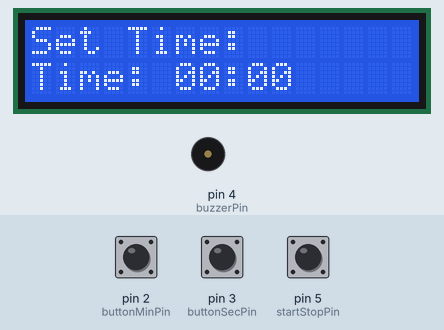
Bench run of a sketch on a simulated Arduino Uno, built with avr-gcc and run on an emulated ATmega328P. On the bench: 16×2 character LCD, buzzer (waves = sounding, pin HIGH). Inputs (shaded band) come from the test bench; at power-on: pin 5 (startStopPin) HIGH, pin 2 (buttonMinPin) HIGH, pin 3 (buttonSecPin) HIGH.

Above: at 1.2 s.
1.3 s: pin 5 (startStopPin) pulled LOW for 0.15 s
At 1.51 s:
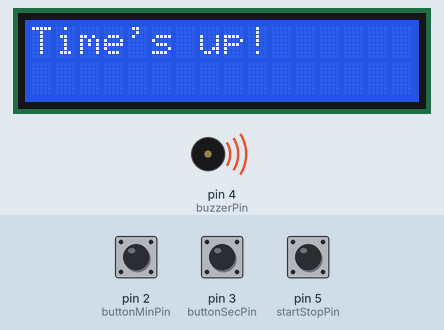
3.2 s: pin 5 (startStopPin) pulled LOW for 3.2 s
At 7.2 s:
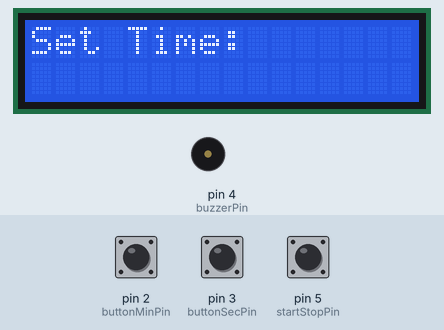
8.9 s: pin 2 (buttonMinPin) pulled LOW for 3.2 s
At 12.7 s:
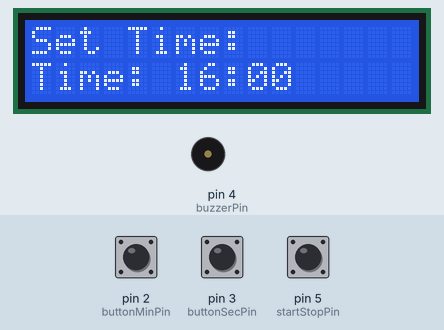
13.6 s: pin 3 (buttonSecPin) pulled LOW for 0.15 s
At 15.0 s:
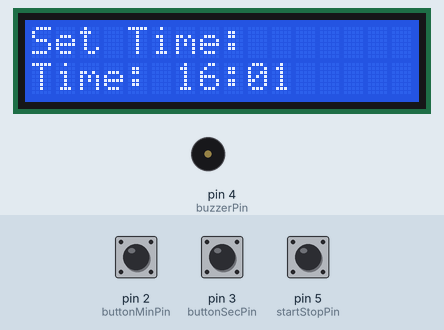
15.3 s: pin 2 (buttonMinPin) pulled LOW for 0.15 s
At 16.5 s:
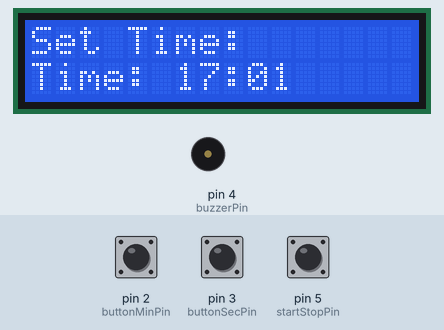
17.0 s: pin 3 (buttonSecPin) pulled LOW for 1 s
At 18.8 s:
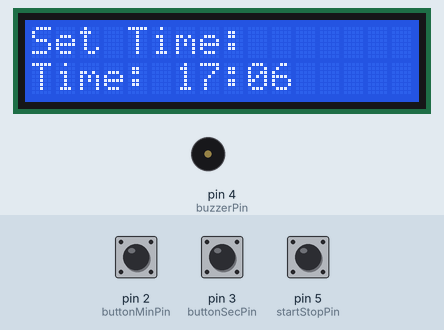
Timing chart, 0 to 20.3 s (numbered marks = the images above; inputs shaded):
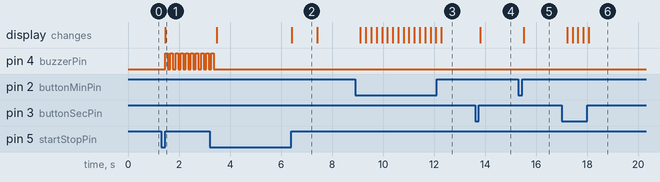

Measured:
- after the input at 1.3 s, pin 4 (buzzerPin): alternates HIGH for 0.10 s and LOW for 0.10 s, starting after 0.16 s; the display: changes after 0.16 s (image 1)
- after the input at 3.2 s, pin 4 (buzzerPin): goes on until 3.4 s, then stays LOW; the display: first changes after 0.28 s (image 2 shows a later state)
- after the input at 8.9 s, the display: first changes after 0.21 s (image 3 shows a later state)
- after the input at 13.6 s, the display: changes after 0.21 s (image 4)
- after the input at 15.3 s, the display: changes after 0.21 s (image 5)
- after the input at 17.0 s, the display: first changes after 0.21 s (image 6 shows a later state)
- what the display in image 2 shows lasts 1.0 s, from 6.4 s to 7.4 s

The sketch:

Timer_May11_25.ino
```cpp
#include <Wire.h>
#include <LiquidCrystal_I2C.h>

// Pin definitions
const int buttonMinPin = 2;    // Minute button
const int buttonSecPin = 3;    // Second button
const int startStopPin = 5;    // Start/Stop button
const int buzzerPin = 4;       // Active buzzer

// Timer variables
int minutes = 0;
int seconds = 0;
bool countdownStarted = false;
unsigned long lastUpdate = 0;
unsigned long buttonPressTime = 0;
bool buttonHeld = false;

// LCD setup
LiquidCrystal_I2C lcd(0x27, 16, 2);  // Address 0x27 for 16x2 LCD

void setup() {
  lcd.init();
  lcd.backlight();

  pinMode(buttonMinPin, INPUT_PULLUP);
  pinMode(buttonSecPin, INPUT_PULLUP);
  pinMode(startStopPin, INPUT_PULLUP);
  pinMode(buzzerPin, OUTPUT);

  lcd.setCursor(0, 0);
  lcd.print("Set Time:");
  updateDisplay();
}

void loop() {
  // Handle startStop button with long press detection
if (digitalRead(startStopPin) == LOW && !buttonHeld) {
  buttonPressTime = millis();
  buttonHeld = true;
}

if (digitalRead(startStopPin) == HIGH && buttonHeld) {
  unsigned long heldDuration = millis() - buttonPressTime;
  buttonHeld = false;

  if (heldDuration >= 2000) {
    // Long press → Reset timer
    minutes = 0;
    seconds = 0;
    countdownStarted = false;
    lcd.clear();
    lcd.print("Set Time:");
    delay(1000);
    updateDisplay();
  } else {
    // Short press → Toggle start/stop
    countdownStarted = !countdownStarted;
    if (!countdownStarted) {
      lcd.clear();
      lcd.print("Timer Stopped");
      delay(1000);
      updateDisplay();
    }
  }
}


  // If the countdown is not started, set the time
  if (!countdownStarted) {
    if (digitalRead(buttonMinPin) == LOW) {
      delay(200);  // debounce delay
      minutes = (minutes + 1) % 100;  // Limit minutes to 99
      updateDisplay();
    }

    if (digitalRead(buttonSecPin) == LOW) {
      delay(200);  // debounce delay
      seconds = (seconds + 1) % 60;  // Limit seconds to 59
      updateDisplay();
    }
  }
  // Countdown logic
  else {
    if (millis() - lastUpdate >= 1000) {
      lastUpdate = millis();

      if (seconds == 0) {
        if (minutes == 0) {
          lcd.clear();
          lcd.print("Time's up!");
          buzzerBeep();
          countdownStarted = false;
          lcd.clear();
          lcd.print("Set Time:");
          updateDisplay();
          return;
        } else {
          minutes--;
          seconds = 59;
        }
      } else {
        seconds--;
      }
      updateDisplay();
    }
  }
}

// Function to update the LCD display
void updateDisplay() {
  lcd.setCursor(0, 1);
  lcd.print("Time: ");
  if (minutes < 10) lcd.print('0');
  lcd.print(minutes);
  lcd.print(":");
  if (seconds < 10) lcd.print('0');
  lcd.print(seconds);
}

void buzzerBeep() {
  bool startStopPinPressed = false;
  while (!startStopPinPressed) {
    if (digitalRead(startStopPin) == LOW) {
      startStopPinPressed = true;
    }
    digitalWrite(buzzerPin, HIGH);  // Activate buzzer
    delay(100); // Buzzer stays on for 1 second
    digitalWrite(buzzerPin, LOW);   // Deactivate buzzer
    delay(100);
  }
}
```
